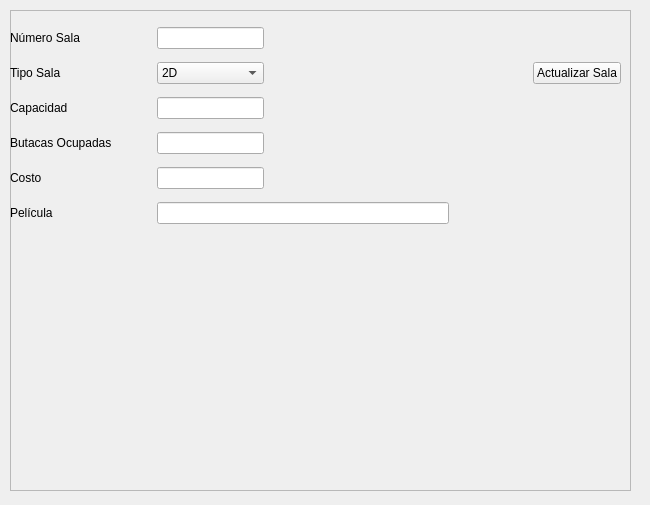
<?xml version="1.0" encoding="UTF-8"?>
<ui version="4.0">
 <class>vSalaModifica</class>
 <widget class="QWidget" name="vSalaModifica">
  <property name="geometry">
   <rect>
    <x>0</x>
    <y>0</y>
    <width>650</width>
    <height>505</height>
   </rect>
  </property>
  <property name="maximumSize">
   <size>
    <width>650</width>
    <height>505</height>
   </size>
  </property>
  <property name="windowTitle">
   <string>Cinemar - Modificación de Sala</string>
  </property>
  <widget class="QFrame" name="frame">
   <property name="geometry">
    <rect>
     <x>10</x>
     <y>10</y>
     <width>621</width>
     <height>481</height>
    </rect>
   </property>
   <property name="frameShape">
    <enum>QFrame::StyledPanel</enum>
   </property>
   <property name="frameShadow">
    <enum>QFrame::Raised</enum>
   </property>
   <widget class="QWidget" name="layoutWidget">
    <property name="geometry">
     <rect>
      <x>0</x>
      <y>10</y>
      <width>611</width>
      <height>211</height>
     </rect>
    </property>
    <layout class="QGridLayout" name="gridLayout">
     <item row="1" column="1">
      <spacer name="horizontalSpacer_8">
       <property name="orientation">
        <enum>Qt::Horizontal</enum>
       </property>
       <property name="sizeHint" stdset="0">
        <size>
         <width>40</width>
         <height>20</height>
        </size>
       </property>
      </spacer>
     </item>
     <item row="1" column="7">
      <spacer name="horizontalSpacer_4">
       <property name="orientation">
        <enum>Qt::Horizontal</enum>
       </property>
       <property name="sizeHint" stdset="0">
        <size>
         <width>40</width>
         <height>20</height>
        </size>
       </property>
      </spacer>
     </item>
     <item row="1" column="12">
      <widget class="QPushButton" name="btnActulizarSala">
       <property name="text">
        <string>Actualizar Sala</string>
       </property>
      </widget>
     </item>
     <item row="1" column="6">
      <spacer name="horizontalSpacer_3">
       <property name="orientation">
        <enum>Qt::Horizontal</enum>
       </property>
       <property name="sizeHint" stdset="0">
        <size>
         <width>40</width>
         <height>20</height>
        </size>
       </property>
      </spacer>
     </item>
     <item row="1" column="9">
      <spacer name="horizontalSpacer">
       <property name="orientation">
        <enum>Qt::Horizontal</enum>
       </property>
       <property name="sizeHint" stdset="0">
        <size>
         <width>40</width>
         <height>20</height>
        </size>
       </property>
      </spacer>
     </item>
     <item row="3" column="0">
      <widget class="QLabel" name="lblOcupada">
       <property name="text">
        <string>Butacas Ocupadas</string>
       </property>
      </widget>
     </item>
     <item row="5" column="0">
      <widget class="QLabel" name="lblPeli">
       <property name="text">
        <string>Película</string>
       </property>
      </widget>
     </item>
     <item row="2" column="0">
      <widget class="QLabel" name="lblCapacidad">
       <property name="text">
        <string>Capacidad</string>
       </property>
      </widget>
     </item>
     <item row="1" column="8">
      <spacer name="horizontalSpacer_5">
       <property name="orientation">
        <enum>Qt::Horizontal</enum>
       </property>
       <property name="sizeHint" stdset="0">
        <size>
         <width>40</width>
         <height>20</height>
        </size>
       </property>
      </spacer>
     </item>
     <item row="4" column="2">
      <widget class="QLineEdit" name="txtCosto">
       <property name="text">
        <string/>
       </property>
      </widget>
     </item>
     <item row="2" column="3">
      <spacer name="horizontalSpacer_6">
       <property name="orientation">
        <enum>Qt::Horizontal</enum>
       </property>
       <property name="sizeHint" stdset="0">
        <size>
         <width>40</width>
         <height>20</height>
        </size>
       </property>
      </spacer>
     </item>
     <item row="4" column="0">
      <widget class="QLabel" name="lblCosto">
       <property name="text">
        <string>Costo</string>
       </property>
      </widget>
     </item>
     <item row="2" column="2">
      <widget class="QLineEdit" name="txtCapacidad"/>
     </item>
     <item row="3" column="2">
      <widget class="QLineEdit" name="txtOcupada">
       <property name="text">
        <string/>
       </property>
      </widget>
     </item>
     <item row="1" column="2">
      <widget class="QComboBox" name="cmbTipoSala">
       <item>
        <property name="text">
         <string>2D</string>
        </property>
       </item>
       <item>
        <property name="text">
         <string>3D</string>
        </property>
       </item>
      </widget>
     </item>
     <item row="1" column="5">
      <spacer name="horizontalSpacer_2">
       <property name="orientation">
        <enum>Qt::Horizontal</enum>
       </property>
       <property name="sizeHint" stdset="0">
        <size>
         <width>40</width>
         <height>20</height>
        </size>
       </property>
      </spacer>
     </item>
     <item row="1" column="0">
      <widget class="QLabel" name="lblTipoSala">
       <property name="text">
        <string>Tipo Sala</string>
       </property>
      </widget>
     </item>
     <item row="0" column="0">
      <widget class="QLabel" name="lblSala">
       <property name="text">
        <string>Número Sala</string>
       </property>
      </widget>
     </item>
     <item row="0" column="2">
      <widget class="QLineEdit" name="txtSala">
       <property name="text">
        <string/>
       </property>
      </widget>
     </item>
     <item row="5" column="2" colspan="6">
      <widget class="QLineEdit" name="txtIdPeli">
       <property name="text">
        <string/>
       </property>
      </widget>
     </item>
    </layout>
   </widget>
  </widget>
 </widget>
 <resources/>
 <connections/>
</ui>
